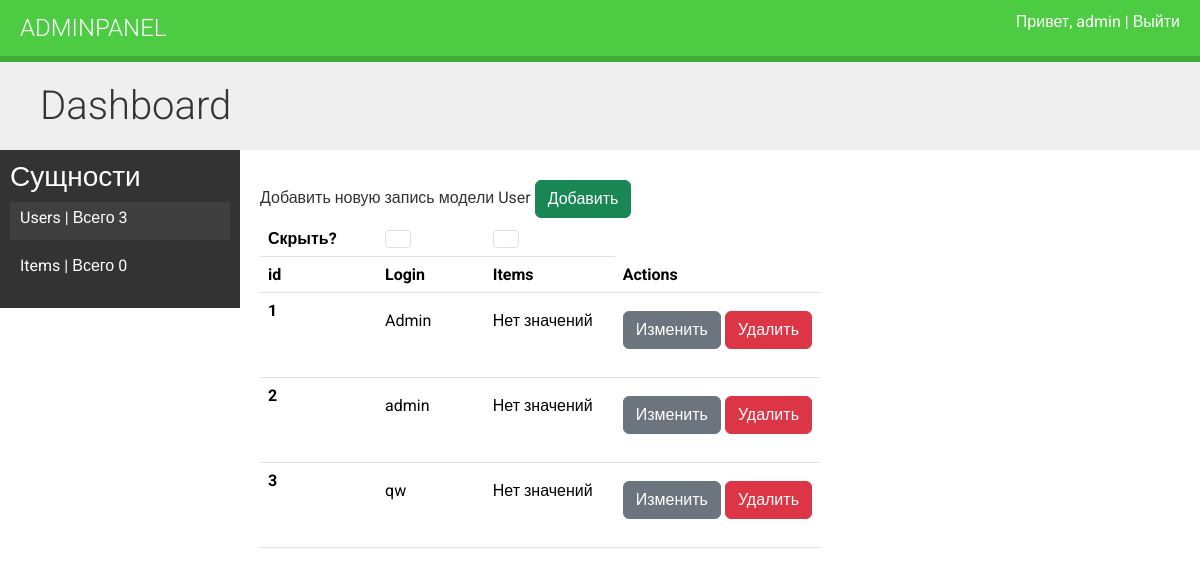
Page /users/ (signed in) on the earlier database version.
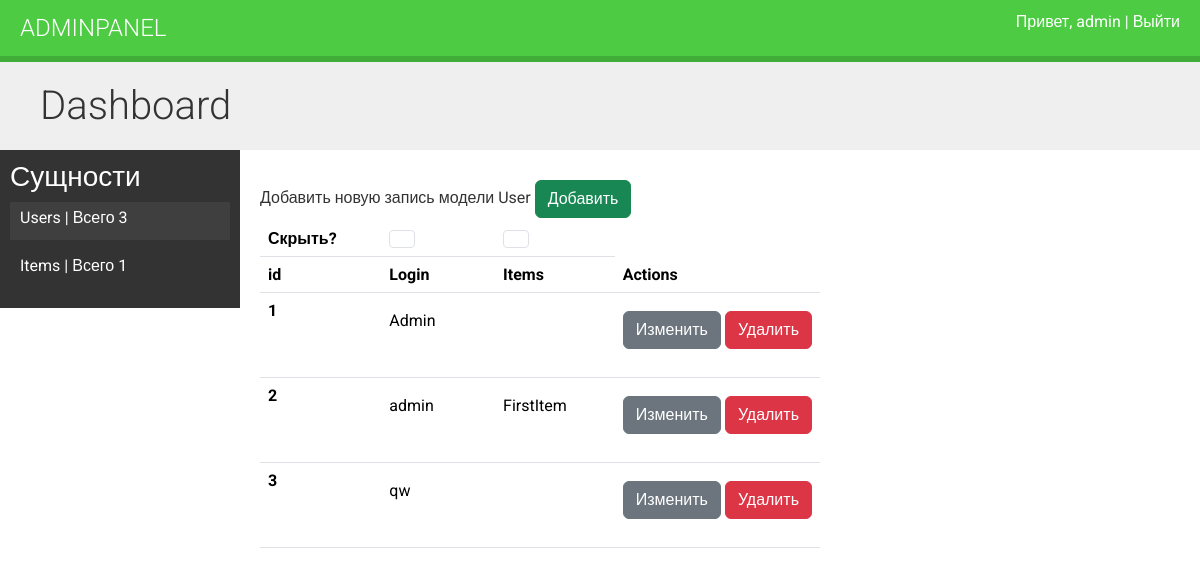
Same page on the later database version.
### app/models.py (models this page shows, shortened)
class BaseModel(models.Model):
    created_at = models.DateTimeField(verbose_name='Время создания', auto_now_add=True)
    updated_at = models.DateTimeField(verbose_name='Время обновления', auto_now=True)
    class Meta:
        abstract = True

class CustomUser(AbstractUser, BaseModel):
    username = models.CharField(verbose_name='Логин', max_length=128, blank=False, null=False, unique=True)
    password = models.CharField(verbose_name="Пароль", max_length=128)
    last_login = ...
    first_name = ...
    last_name = ...
    date_joined = ...
    USERNAME_FIELD = "username"
    class Meta:
        db_table = 'users'

class Item(BaseModel):
    name = models.CharField(max_length=255, null=False, blank=False, verbose_name='Название')
    user = models.ForeignKey(CustomUser, on_delete=models.CASCADE, related_name='items', verbose_name='Пользователь', blank=True)

### app/user_views.py (the view)
# urls.py: path('users/', user_views.dashboard_users, name='users'),
@login_required
def dashboard_users(request):
    users, items = query_or_get_objects_from_cache()
    context = {
        'users': users,
        'items': items,
        'select': 'users'
    }
    return render(request, 'users.html', context=context)

### app/utils.py (called while the page is built)
def query_or_get_objects_from_cache() -> list[QuerySet]:
    users = cache.get('users')
    if not users:
        users = CustomUser.objects.all()
        cache.set('users', users)
    items = cache.get('items')
    if not items:
        items = Item.objects.all()
        cache.set('items', items)
    return [users, items]

### app/templates/users.html (shortened to what this page needs)
{% extends "dashboard.html" %}
{% block mainblock %}
<div class="module">
    Добавить новую запись модели User
    <a href="{% url "app:create_user" %}" class="btn btn-success">Добавить</a>
    <table class="table">
        <thead>
            <tr>
              <th scope="col">Скрыть?</th>
              <th scope="col"><input class="form-check-input" onclick="toggleColumn('col1')" type="checkbox" value="" id="flexCheckDefault"></button></th>
              <th scope="col"><input class="form-check-input" onclick="toggleColumn('col2')" type="checkbox" value="" id="flexCheckDefault"></button></th>
            </tr>
          </thead>
        <thead>
          <tr>
            <th scope="col">id</th>
            <th scope="col">Login</th>
            <th scope="col">Items</th>
            <th scope="col">Actions</th>
          </tr>
        </thead>
        <tbody>
            {% for user in users %}
            <tr>
                <th scope="row" class='fit'>{{user.id}}</th>
                <td class='fit'><p class='col1 fit'>{{user.username}}</p></td>
                <td class=' fit'>
                    <p class='fit col2'>
                        {% for item in items %}
                        {% if item.user == user %}
                            {% if forloop.last %}
                                {{item.name}}
                            {% else %}
                                {{item.name}},
                            {% endif %}
                        {% endif %}
                    {%empty%}
                        Нет значений
                    {% endfor %}
                    </p>
                </td>
                <td class='fit'>
                    <p class='fit'>
                        <a href="{% url "app:edit_user" user.id%}" class="btn btn-secondary">Изменить</a>
                        <a href="{% url "app:delete_user" user.id %}" class="btn btn-danger">Удалить</a>
                    </p>
                </td>
            </tr>
            {% endfor %}
</div>
{% endblock mainblock %}

### app/templates/base.html (shortened to what this page needs)
{% load bootstrap5 %}
{% bootstrap_css %}
{% load static %}
<!DOCTYPE html>
<html>
<head>
<link href="{% static "css/base.css" %}" rel="stylesheet">
</head>
<body>
    <div id="header">
        <a href="/" class="logo">AdminPanel</a>
        <ul class="menu">
        {% if request.user.is_authenticated %}
        <li><a href="{% url "app:logout" %}">Привет, {{request.user.username}} | Выйти</a></li>
        {% else %}
            <li><a href="{% url "app:login" %}">Войти</a></li>
        {% endif %}
        </ul>
    </div>
    <div id="content">
        {% block content %}
        {% endblock %}
        {% block mainblock %}{% endblock mainblock %}
    </div>
</body>
</html>

Differences in the rows shown:
shown differently, row unchanged: CustomUser "admin": no longer shows "Нет значений"
shown differently, row unchanged: CustomUser "Admin": no longer shows "Нет значений"
added Item: name "FirstItem", shown under CustomUser "admin"
shown differently, row unchanged: CustomUser "qw": no longer shows "Нет значений"
Other differences:
{{ items.count }}: "0" → "1"
